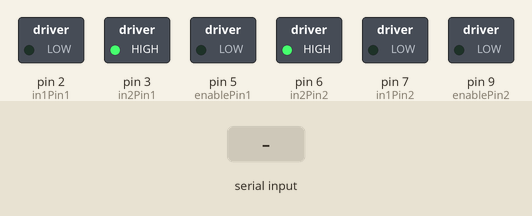
This sketch was run on a simulated Arduino Uno, built with avr-gcc and run on an emulated ATmega328P. Parts: switched loads named in the sketch (green lamp = pin HIGH). The inputs (shaded band) are chosen by the test bench.

Above: at 1.2 s.
1.3 s: "90,45\n" received over Serial
At 2.5 s:
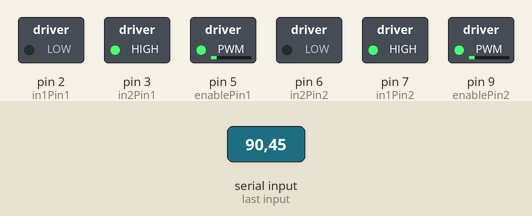
2.8 s: "30,150\n" received over Serial
At 3.8 s:
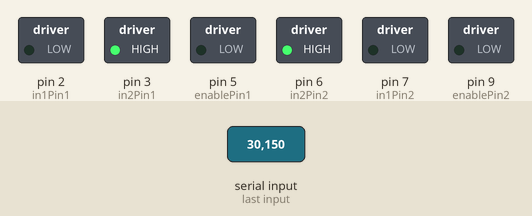
4.3 s: "1\n" received over Serial
At 4.8 s:
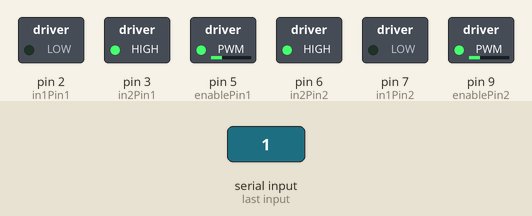
5.8 s: "2\n" received over Serial
At 7.0 s:
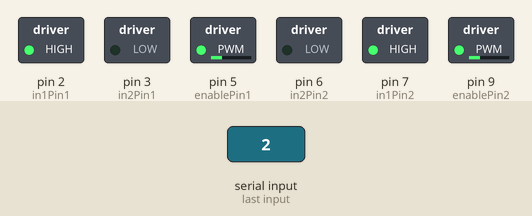
7.3 s: "4\n" received over Serial
At 8.3 s:
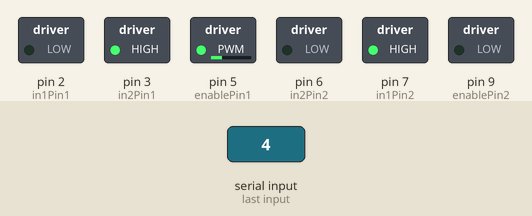
8.8 s: "90\n" received over Serial
At 9.5 s:
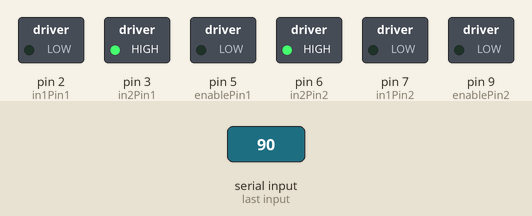
Timing chart, 0 to 11.3 s (numbered marks = the images above; inputs shaded):
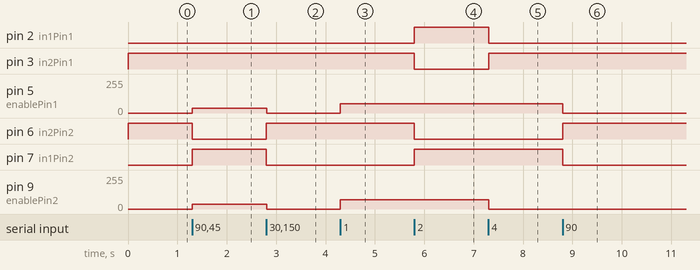

The sketch:

bluetooth_rover.ino
```cpp
/*

Изменение направления и частоты вращения двигателя постоянного тока

с использованием чипа L293D, потенциометра и кнопки-переключателя

*/

int enablePin1 = 5;

int in1Pin1 = 2;

int in2Pin1 = 3;

int enablePin2 = 9;

int in1Pin2 = 7;

int in2Pin2 = 6;

//int switchPin = 7;

boolean direct1;
boolean direct2;
int speed1 =0;
int speed2 =0;
//int potPin = 0;
int reverse = 0;
void setup()

{


Serial.begin(9600);

pinMode(in1Pin1, OUTPUT);

pinMode(in2Pin1, OUTPUT);

pinMode(enablePin1, OUTPUT);

pinMode(in1Pin2, OUTPUT);

pinMode(in2Pin2, OUTPUT);

pinMode(enablePin2, OUTPUT);

//pinMode(switchPin, INPUT_PULLUP);

}

void loop()

{
if (Serial.available() > 0) {
    reverse = Serial.read()- '0';
    //Serial.println(reverse);
  }


//boolean reverse = data;

setMotor(reverse);

}

void setMotor(int reverse){


switch (reverse) {
case 0:
  speed1 = 0;
  speed2 = 0;
  direct1 = true;
  direct2 = true;
  break;
case 1:
  direct1 = true;
  direct2 = true;
  speed1 = 70;
  speed2 = 70;
  break;
case 2:
  direct1 = false;
  direct2 = false;
  speed1 = 70;
  speed2 = 70;
  break;
case 3:
  direct1 = false;
  direct2 = true;
  speed1 = 0;
  speed2 = 70;
  break;
case 4:
  direct1 = true;
  direct2 = false;
  speed1 = 70;
  speed2 = 0;
  break;
case 5:
  speed1 = 35;
  speed2 = 35;
  break;
case 6:
  speed2 = 45;
  speed2 = 45;
  break;
case 7:
  speed1 = 90;
  speed2 = 90;
  break;
case 8:
  speed1 = 110;
  speed2 = 110;
  break;
case 9:
  speed1 = 200;
  speed2 = 200;
  break;
}


analogWrite(enablePin1, speed1);

digitalWrite(in1Pin1, ! direct1);

digitalWrite(in2Pin1, direct1);

analogWrite(enablePin2, speed2);

digitalWrite(in1Pin2, ! direct2);

digitalWrite(in2Pin2, direct2);

}
```

Measured:
- after the input at 1.3 s, pin 5 (enablePin1), pin 9 (enablePin2): 0/255 → 35/255 at once; pin 6 (in2Pin2): HIGH → LOW at once; pin 7 (in1Pin2): LOW → HIGH at once
- after the input at 2.8 s, pin 5 (enablePin1), pin 9 (enablePin2): 35/255 → 0/255 at once; pin 6 (in2Pin2): LOW → HIGH at once; pin 7 (in1Pin2): HIGH → LOW at once
- after the input at 4.3 s, pin 5 (enablePin1), pin 9 (enablePin2): 0/255 → 70/255 at once
- after the input at 5.8 s, pin 2 (in1Pin1), pin 7 (in1Pin2): LOW → HIGH at once; pin 3 (in2Pin1), pin 6 (in2Pin2): HIGH → LOW at once
- after the input at 7.3 s, pin 2 (in1Pin1): HIGH → LOW at once; pin 3 (in2Pin1): LOW → HIGH at once; pin 9 (enablePin2): 70/255 → 0/255 at once
- after the input at 8.8 s, pin 5 (enablePin1): 70/255 → 0/255 at once; pin 6 (in2Pin2): LOW → HIGH at once; pin 7 (in1Pin2): HIGH → LOW at once
